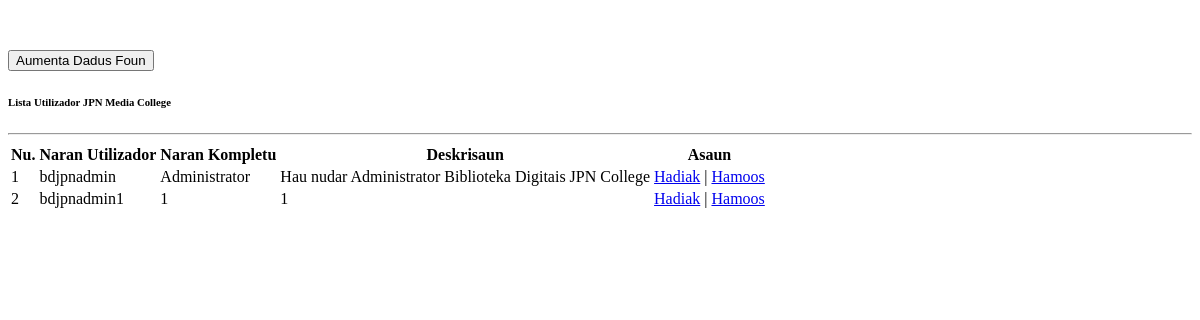
Screenshot of /bdjpnadmin/modulsbdjpn/utilizador/hamosu.php with the database file from the repository.
### tables this page shows
CREATE TABLE `utilizador` (
  `naran_utilizador` varchar(50) NOT NULL,
  `xave_utilizador` varchar(50) NOT NULL,
  `naran` varchar(50) NOT NULL,
  `deskrisaun` text NOT NULL
);

### bdjpnadmin/modulsbdjpn/utilizador/hamosu.php (the view, shortened to what this page needs)
<!DOCTYPE html>
<html>
<head>
	<link rel="stylesheet"  href="dataTables/datatables.css">
	<link rel="stylesheet" type="text/css" href="dataTables/css/jquery.dataTables.css">
</head>
<body>
<div class="container">
	<div class="row">
			<p>&nbsp;</p>
			<div class="btn-group">
			<a href='?page=modulsbdjpn/utilizador/f_aumenta'>
			<button class="btn btn-success">Aumenta Dadus Foun</button></a>
			</div>
	</div>
</div>
<h6 class="text-center">Lista Utilizador JPN Media College</h6>
<hr>
<div class="table-responsive">
<table id="datatable" class="table table-bordered table-striped table-hover">
	<thead>
		<tr>
			<th>Nu.</th>
			<th>Naran Utilizador</th>
			<th>Naran Kompletu</th>
			<th>Deskrisaun</th>
			<th>Asaun</th>
		</tr>
		</thead>
<tbody>
<?
include "config/koneksaun.php";
$result = mysqli_query($conn, "SELECT * FROM utilizador");
$no = 1;
while($row=mysqli_fetch_array($result))
{
echo "<td>$no</td>";
echo "<td>$row[naran_utilizador]</td>";
echo "<td>$row[naran]</td>";
echo "<td>$row[deskrisaun]</td>";
echo "<td> <a href='?page=modulsbdjpn/utilizador/f_hadiak&naran_utilizador=$row[naran_utilizador]'>Hadiak</a> |
<a href='?page=modulsbdjpn/utilizador/hamoos&naran_utilizador=$row[naran_utilizador]' onClick=\"return confirm('Hakarak atu Hamoos Dadus $row[naran]?')\">Hamoos</a></td></tr>";
$no++;
}
echo "</table>";
?>
<p>&nbsp;</p>
</div>
</body>
</html>

### rows the page displays
utilizador: naran_utilizador "bdjpnadmin", naran "Administrator", deskrisaun "Hau nudar Administrator Biblioteka Digitais JPN College"
utilizador: naran_utilizador "bdjpnadmin1", naran "1", deskrisaun "1"
